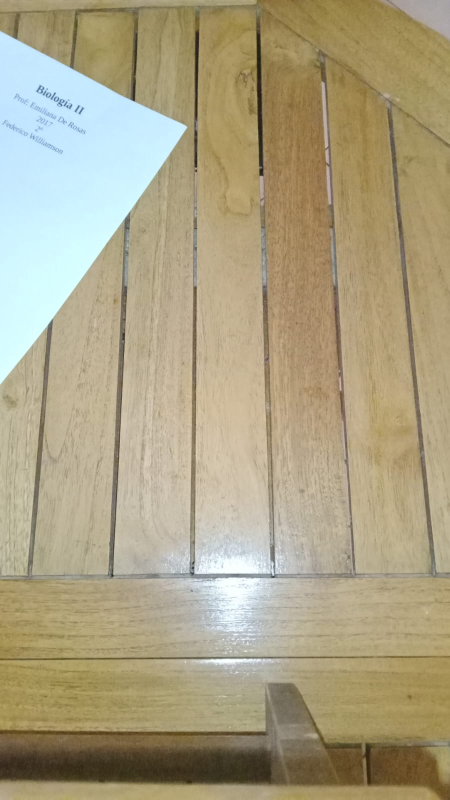
#> input picture datasets/caratulas/corner_flash_nolight.jpeg, 899 x 1599 px (shown at 1/2 size)
$ python -i main.py   (imports and definitions only)
#> lines starting #> are read from the running program, lines starting #| are printed output that depends on the picture; after the words box and inside, x2 and y2 are one past the last pixel; in counts of white or black regions, pixels touching at a corner belong together
#> further down, picture is the input picture: shape (1599, 899, 3); mean B, G, R 132, 161.8, 171.7
import itertools

import cv2
import numpy as np
from dataclasses import dataclass
from pathlib import Path
from functools import cached_property
from typing import Optional, Any, TypeAlias, Sequence
import cv2 as cv
from typing import Self
import pandas as pd
import logging
from rich.layout import Panel
from rich.logging import RichHandler
from rich.progress import track

# [3 lines not run here, left out]

log = logging.getLogger("rich")
from rich.console import Console

console = Console()
Img: TypeAlias = cv.Mat | np.ndarray[Any, np.dtype]
Contour: TypeAlias = Img


class Dataset:
    path: Path = Path(__file__).parent.parent / "datasets" / "caratulas"

    def __init__(self):
        self.images = [image for image in self.path.glob("*.jpeg")]
        log.debug(f"Found {len(self.images)} images.")

    # [48 lines left out: functions items, df, pretty_df, get, not called in this run]


@dataclass
class DatasetItem:
    path: Path
    _base_dataset: Dataset

    # [77 lines left out: functions name, has_flash, has_light, with_flash, with_light, without_flash and 3 more, not called in this run]


class Utils:
    # [229 lines left out: functions console_dump_bgr, show_image, border_detect, line_detect, region_detect, region_detect2 and 8 more, not called in this run]


def process_samples(dataset, output_dir):
    for smp in dataset.items:
        yield from process_sample(smp, output_dir)


# [93 lines left out: functions analyse_results, process_sample, not called in this run]


def morphological_region_detect(image_data: np.ndarray, color: int = 0) -> tuple[Img, float, Contour, Contour]:
#> called with color = 0
    morphological_gradient: np.ndarray = cv.morphologyEx(image_data, cv.MORPH_GRADIENT, cv.getStructuringElement(cv.MORPH_RECT, (3, 3)))
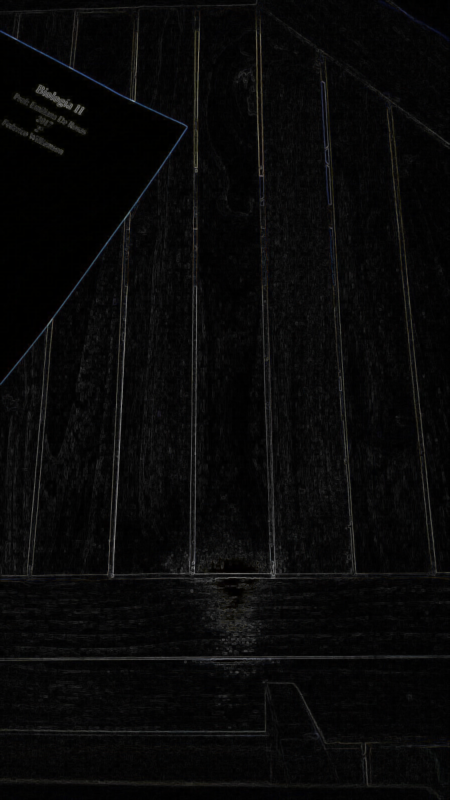
#> morphological_gradient: shape (1599, 899, 3) (shown at 1/2 size); mean B, G, R 8.5, 8.5, 8.5
    yuv = cv.cvtColor(morphological_gradient, cv.COLOR_BGR2YUV)
#> yuv: shape (1599, 899, 3); mean of channels 0, 1, 2 8.5, 128, 128
    yuv[:,:,0] = cv.equalizeHist(yuv[:,:,0])
#> yuv: shape (1599, 899, 3); mean of channels 0, 1, 2 128.5, 128, 128
    eq = cv.cvtColor(yuv, cv.COLOR_YUV2BGR)
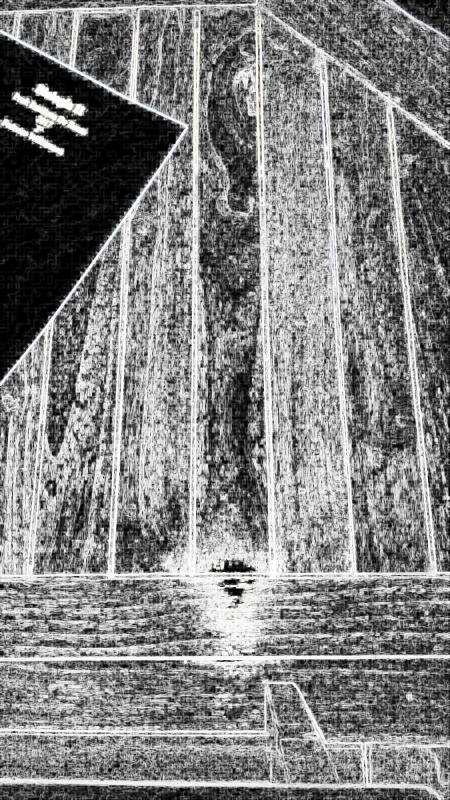
#> eq: shape (1599, 899, 3) (shown at 1/2 size); mean B, G, R 128.5, 128.5, 128.5
    # Utils.show_image(eq)
    signed_mg: np.ndarray = morphological_gradient.copy().astype(np.int16)
    mask: np.ndarray = mask_blue(signed_mg, color)
#> in mask_blue, `mask = cv.cvtColor(mask, cv.COLOR_GRAY2BGR)`:
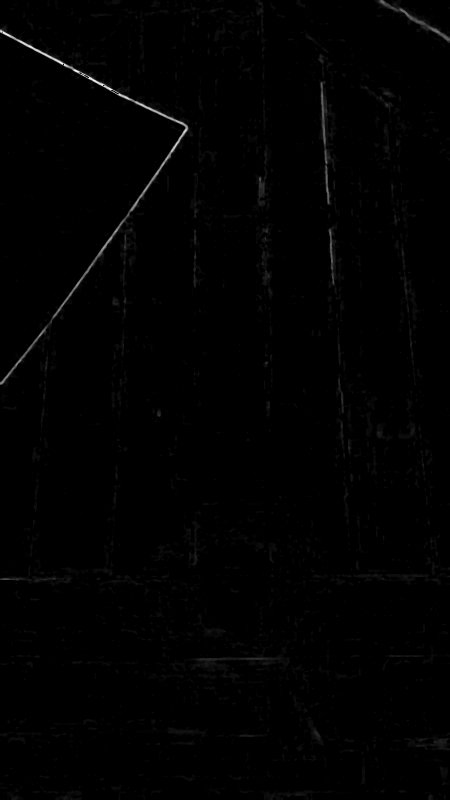
#> mask: shape (1599, 899, 3) (shown at 1/2 size); min 0, max 255, mean 1.5
    # Find contours in the morphological gradient
    contours, _ = cv.findContours(cv.cvtColor(mask, cv.COLOR_BGR2GRAY), cv.RETR_LIST, cv.CHAIN_APPROX_SIMPLE)
#> contours = 2015 contours, 1449 with area under 20; largest, box (x1, y1, x2, y2) and area: (0, 47, 387, 778) 17662, (339, 1278, 580, 1368) 5014, (627, 159, 682, 412) 4378, (658, 1069, 899, 1170) 3324, (748, 0, 899, 96) 3215
    if not contours:
        log.warning("No contours found in the morphological gradient.")
        return mask, 0, [], np.zeros_like(image_data)
    largest_contour = max(contours, key=cv.contourArea)
#> largest_contour = contour of 2378 points, box (x1, y1, x2, y2) (0, 47, 387, 778), area 17662
    # Draw the largest contour on the original image
    contour_render = cv.drawContours(np.zeros_like(mask), [largest_contour], -1, (255, 255, 255), thickness=cv.FILLED)
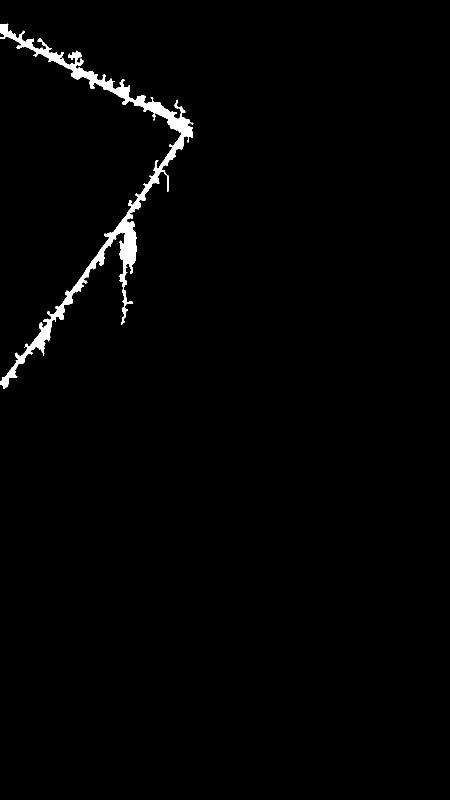
#> contour_render: shape (1599, 899, 3) (shown at 1/2 size); 1.4% white; 1 white region, box (x1, y1, x2, y2) and area: (0, 47, 387, 778) 19623
    contour_render = cv.cvtColor(contour_render, cv.COLOR_BGR2GRAY)
    contour_render = cv.medianBlur(contour_render, 5)
#> contour_render: shape (1599, 899); 1.4% white; 10 white regions (4 under 20 px), largest, box (x1, y1, x2, y2) and area: (0, 48, 386, 777) 18743, (242, 579, 265, 648) 377, (334, 351, 338, 381) 111, (358, 213, 370, 228) 81, (349, 204, 357, 217) 55, (305, 229, 311, 235) 24
    # Apply morphological operations to clean up the contours
    contour_render = cv.morphologyEx(contour_render, cv.MORPH_OPEN, cv.getStructuringElement(cv.MORPH_ELLIPSE, (50, 50)))
#> contour_render: shape (1599, 899); every value is 0
    # contour_render = cv.morphologyEx(contour_render, cv.MORPH_DILATE, cv.getStructuringElement(cv.MORPH_ELLIPSE, (50, 50)))
    area = cv.contourArea(largest_contour)
#> area = 17662.5
    masked_image = cv.bitwise_and(image_data, image_data, mask=contour_render)
#> masked_image: shape (1599, 899, 3); every value is 0

    # Detect contour on contour_render
    clean_contours, _ = cv.findContours(contour_render, cv.RETR_EXTERNAL, cv.CHAIN_APPROX_SIMPLE)
#> clean_contours = []
    if not clean_contours:
        largest_clean_contour = largest_contour
#> largest_clean_contour has the same summary as largest_contour
    else:
        # Get largest contour
        largest_clean_contour = max(clean_contours, key=cv.contourArea)


    return masked_image, area, largest_contour, largest_clean_contour


def mask_blue(inp: np.ndarray, color: int = 0) -> np.ndarray:
    # Detect "Blue"
    match color:
        case 0: mask = 2 * inp[:, :, 0] - inp[:, :, 1] - inp[:, :, 2]
        case 1: mask = 2 * inp[:, :, 1] - inp[:, :, 0] - inp[:, :, 2]
        case 2: mask = 2 * inp[:, :, 2] - inp[:, :, 0] - inp[:, :, 1]

    mask[mask < 0] = 0
    mask = mask.astype(np.uint8)
    mask = cv.medianBlur(mask, 5)
    # Apply morphological operations to clean up the mask
    mask = cv.morphologyEx(mask, cv.MORPH_CLOSE, cv.getStructuringElement(cv.MORPH_ELLIPSE, (5, 5)))
    mask = cv.morphologyEx(mask, cv.MORPH_CLOSE, cv.getStructuringElement(cv.MORPH_ELLIPSE, (5, 5)))
    mask *= 3
    mask = cv.cvtColor(mask, cv.COLOR_GRAY2BGR)
    return mask


# [2 lines not run here, left out]

>>> import cv2
>>> picture = cv2.imread('../datasets/caratulas/corner_flash_nolight.jpeg')
>>> result = morphological_region_detect(picture)
